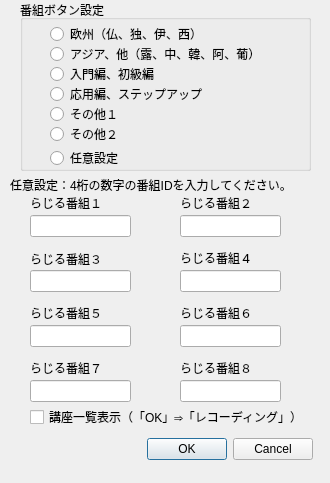
<?xml version="1.0" encoding="UTF-8"?>
<ui version="4.0">
 <class>ScrambleDialog</class>
 <widget class="QDialog" name="ScrambleDialog">
  <property name="geometry">
   <rect>
    <x>0</x>
    <y>0</y>
    <width>330</width>
    <height>483</height>
   </rect>
  </property>
  <property name="windowTitle">
   <string>番組ID設定</string>
  </property>
  <widget class="QDialogButtonBox" name="buttonBox">
   <property name="geometry">
    <rect>
     <x>12</x>
     <y>433</y>
     <width>301</width>
     <height>32</height>
    </rect>
   </property>
   <property name="orientation">
    <enum>Qt::Horizontal</enum>
   </property>
   <property name="standardButtons">
    <set>QDialogButtonBox::Cancel|QDialogButtonBox::Ok</set>
   </property>
  </widget>
  <widget class="QLineEdit" name="optional1">
   <property name="geometry">
    <rect>
     <x>30</x>
     <y>215</y>
     <width>101</width>
     <height>22</height>
    </rect>
   </property>
  </widget>
  <widget class="QLabel" name="label">
   <property name="geometry">
    <rect>
     <x>10</x>
     <y>169</y>
     <width>311</width>
     <height>31</height>
    </rect>
   </property>
   <property name="text">
    <string>任意設定：4桁の数字の番組IDを入力してください。</string>
   </property>
  </widget>
  <widget class="QLineEdit" name="optional2">
   <property name="geometry">
    <rect>
     <x>180</x>
     <y>215</y>
     <width>101</width>
     <height>22</height>
    </rect>
   </property>
  </widget>
  <widget class="QLineEdit" name="optional3">
   <property name="geometry">
    <rect>
     <x>30</x>
     <y>270</y>
     <width>101</width>
     <height>22</height>
    </rect>
   </property>
  </widget>
  <widget class="QLineEdit" name="optional4">
   <property name="geometry">
    <rect>
     <x>180</x>
     <y>270</y>
     <width>101</width>
     <height>22</height>
    </rect>
   </property>
  </widget>
  <widget class="QLabel" name="label_2">
   <property name="geometry">
    <rect>
     <x>30</x>
     <y>195</y>
     <width>91</width>
     <height>16</height>
    </rect>
   </property>
   <property name="text">
    <string>らじる番組１</string>
   </property>
  </widget>
  <widget class="QLabel" name="label_3">
   <property name="geometry">
    <rect>
     <x>180</x>
     <y>195</y>
     <width>91</width>
     <height>16</height>
    </rect>
   </property>
   <property name="text">
    <string>らじる番組２</string>
   </property>
  </widget>
  <widget class="QLabel" name="label_4">
   <property name="geometry">
    <rect>
     <x>30</x>
     <y>250</y>
     <width>72</width>
     <height>18</height>
    </rect>
   </property>
   <property name="text">
    <string>らじる番組３</string>
   </property>
  </widget>
  <widget class="QLabel" name="label_5">
   <property name="geometry">
    <rect>
     <x>180</x>
     <y>250</y>
     <width>91</width>
     <height>16</height>
    </rect>
   </property>
   <property name="text">
    <string>らじる番組４</string>
   </property>
  </widget>
  <widget class="QGroupBox" name="groupBox">
   <property name="geometry">
    <rect>
     <x>20</x>
     <y>0</y>
     <width>291</width>
     <height>171</height>
    </rect>
   </property>
   <property name="title">
    <string>番組ボタン設定</string>
   </property>
   <widget class="QRadioButton" name="radioButton_1">
    <property name="geometry">
     <rect>
      <x>30</x>
      <y>42</y>
      <width>231</width>
      <height>24</height>
     </rect>
    </property>
    <property name="text">
     <string>アジア、他（露、中、韓、阿、葡）</string>
    </property>
   </widget>
   <widget class="QRadioButton" name="radioButton_2">
    <property name="geometry">
     <rect>
      <x>30</x>
      <y>62</y>
      <width>221</width>
      <height>24</height>
     </rect>
    </property>
    <property name="text">
     <string>入門編、初級編</string>
    </property>
   </widget>
   <widget class="QRadioButton" name="radioButton_9">
    <property name="geometry">
     <rect>
      <x>30</x>
      <y>146</y>
      <width>96</width>
      <height>24</height>
     </rect>
    </property>
    <property name="text">
     <string>任意設定</string>
    </property>
   </widget>
   <widget class="QRadioButton" name="radioButton_3">
    <property name="geometry">
     <rect>
      <x>30</x>
      <y>82</y>
      <width>205</width>
      <height>24</height>
     </rect>
    </property>
    <property name="text">
     <string>応用編、ステップアップ</string>
    </property>
   </widget>
   <widget class="QRadioButton" name="radioButton_4">
    <property name="geometry">
     <rect>
      <x>30</x>
      <y>102</y>
      <width>231</width>
      <height>24</height>
     </rect>
    </property>
    <property name="text">
     <string>その他１</string>
    </property>
   </widget>
   <widget class="QRadioButton" name="radioButton_5">
    <property name="geometry">
     <rect>
      <x>30</x>
      <y>122</y>
      <width>221</width>
      <height>24</height>
     </rect>
    </property>
    <property name="text">
     <string>その他２</string>
    </property>
   </widget>
   <widget class="QRadioButton" name="radioButton">
    <property name="geometry">
     <rect>
      <x>30</x>
      <y>22</y>
      <width>231</width>
      <height>24</height>
     </rect>
    </property>
    <property name="text">
     <string>欧州（仏、独、伊、西）</string>
    </property>
   </widget>
  </widget>
  <widget class="QLineEdit" name="optional7">
   <property name="geometry">
    <rect>
     <x>30</x>
     <y>380</y>
     <width>101</width>
     <height>22</height>
    </rect>
   </property>
  </widget>
  <widget class="QLabel" name="label_7">
   <property name="geometry">
    <rect>
     <x>180</x>
     <y>305</y>
     <width>91</width>
     <height>16</height>
    </rect>
   </property>
   <property name="text">
    <string>らじる番組６</string>
   </property>
  </widget>
  <widget class="QLabel" name="label_6">
   <property name="geometry">
    <rect>
     <x>30</x>
     <y>305</y>
     <width>91</width>
     <height>16</height>
    </rect>
   </property>
   <property name="text">
    <string>らじる番組５</string>
   </property>
  </widget>
  <widget class="QLineEdit" name="optional6">
   <property name="geometry">
    <rect>
     <x>180</x>
     <y>325</y>
     <width>101</width>
     <height>22</height>
    </rect>
   </property>
  </widget>
  <widget class="QLabel" name="label_9">
   <property name="geometry">
    <rect>
     <x>180</x>
     <y>360</y>
     <width>91</width>
     <height>16</height>
    </rect>
   </property>
   <property name="text">
    <string>らじる番組８</string>
   </property>
  </widget>
  <widget class="QLineEdit" name="optional5">
   <property name="geometry">
    <rect>
     <x>30</x>
     <y>325</y>
     <width>101</width>
     <height>22</height>
    </rect>
   </property>
  </widget>
  <widget class="QLineEdit" name="optional8">
   <property name="geometry">
    <rect>
     <x>180</x>
     <y>380</y>
     <width>101</width>
     <height>22</height>
    </rect>
   </property>
  </widget>
  <widget class="QLabel" name="label_8">
   <property name="geometry">
    <rect>
     <x>30</x>
     <y>360</y>
     <width>91</width>
     <height>16</height>
    </rect>
   </property>
   <property name="text">
    <string>らじる番組７</string>
   </property>
  </widget>
  <widget class="QCheckBox" name="checkBox">
   <property name="geometry">
    <rect>
     <x>30</x>
     <y>405</y>
     <width>291</width>
     <height>24</height>
    </rect>
   </property>
   <property name="text">
    <string>講座一覧表示（「OK」⇒「レコーディング」）</string>
   </property>
  </widget>
 </widget>
 <resources/>
 <connections>
  <connection>
   <sender>buttonBox</sender>
   <signal>accepted()</signal>
   <receiver>ScrambleDialog</receiver>
   <slot>accept()</slot>
   <hints>
    <hint type="sourcelabel">
     <x>248</x>
     <y>254</y>
    </hint>
    <hint type="destinationlabel">
     <x>157</x>
     <y>274</y>
    </hint>
   </hints>
  </connection>
  <connection>
   <sender>buttonBox</sender>
   <signal>rejected()</signal>
   <receiver>ScrambleDialog</receiver>
   <slot>reject()</slot>
   <hints>
    <hint type="sourcelabel">
     <x>316</x>
     <y>260</y>
    </hint>
    <hint type="destinationlabel">
     <x>286</x>
     <y>274</y>
    </hint>
   </hints>
  </connection>
 </connections>
 <slots>
  <slot>download()</slot>
 </slots>
</ui>
